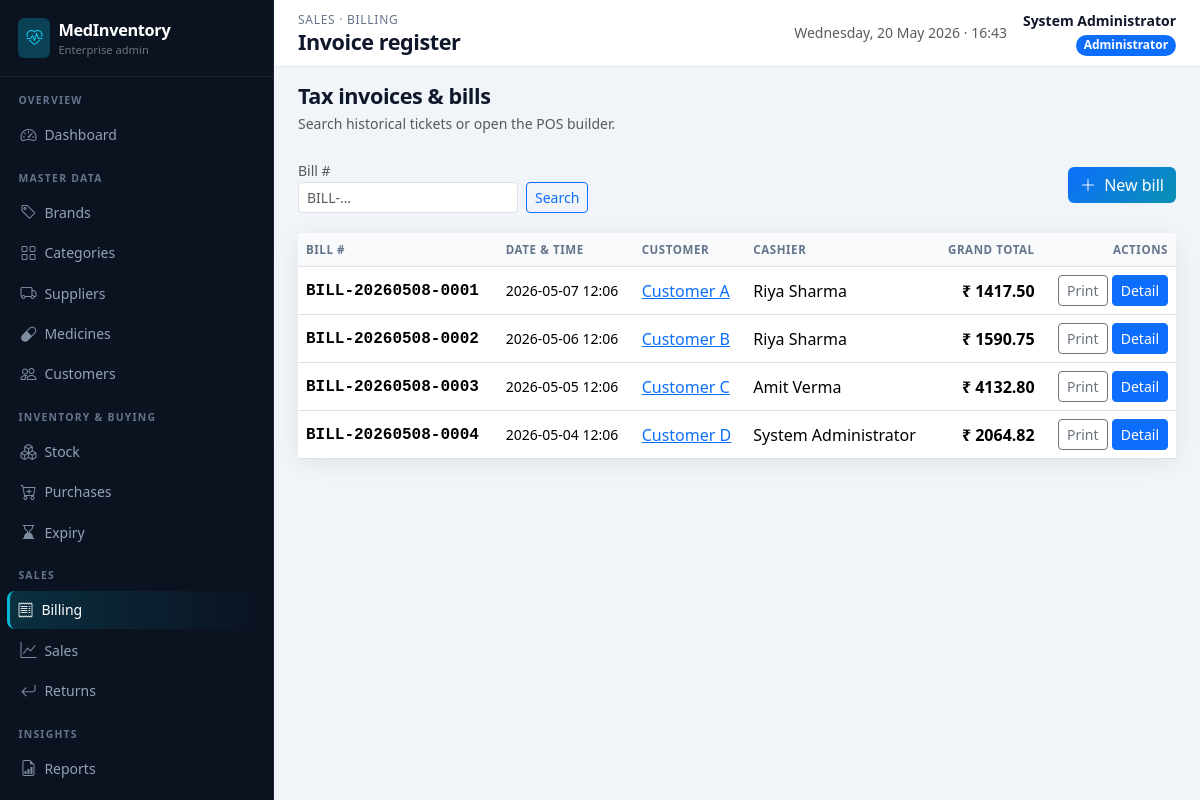
The page /admin/billing (signed in) on the database its author committed.
### app/models.py (models this page shows, shortened)
class User(UserMixin, db.Model):
    __tablename__ = "users"
    id = db.Column(db.Integer, primary_key=True)
    username = db.Column(db.String(80), unique=True, nullable=False, index=True)
    password_hash = db.Column(db.String(256), nullable=False)
    full_name = db.Column(db.String(120), nullable=False)
    email = db.Column(db.String(120))
    phone = db.Column(db.String(32))
    role = db.Column(db.String(20), nullable=False, default="staff")  # admin | staff
    is_active = db.Column(db.Boolean, default=True)
    created_at = db.Column(db.DateTime, default=datetime.utcnow)
    bills = db.relationship("Bill", backref="staff", lazy="dynamic")
    returns = db.relationship("MedicineReturn", backref="staff", lazy="dynamic")

class Bill(db.Model):
    __tablename__ = "bills"
    id = db.Column(db.Integer, primary_key=True)
    bill_number = db.Column(db.String(40), unique=True, nullable=False, index=True)
    customer_id = db.Column(db.Integer, db.ForeignKey("customers.id"), nullable=False)
    staff_id = db.Column(db.Integer, db.ForeignKey("users.id"), nullable=False)
    created_at = db.Column(db.DateTime, default=datetime.utcnow, index=True)
    discount_percent = db.Column(db.Numeric(5, 2), default=Decimal("0"))
    tax_percent = db.Column(db.Numeric(5, 2), default=Decimal("0"))
    subtotal = db.Column(db.Numeric(14, 2), default=Decimal("0"))
    discount_amount = db.Column(db.Numeric(14, 2), default=Decimal("0"))
    tax_amount = db.Column(db.Numeric(14, 2), default=Decimal("0"))
    grand_total = db.Column(db.Numeric(14, 2), default=Decimal("0"))
    notes = db.Column(db.Text)
    items = db.relationship("BillItem", backref="bill", lazy="dynamic", cascade="all, delete-orphan")
    returns = db.relationship("MedicineReturn", backref="bill", lazy="dynamic")

class Customer(db.Model):
    __tablename__ = "customers"
    id = db.Column(db.Integer, primary_key=True)
    name = db.Column(db.String(120), nullable=False, index=True)
    contact_number = db.Column(db.String(32))
    email = db.Column(db.String(120))
    address = db.Column(db.Text)
    created_at = db.Column(db.DateTime, default=datetime.utcnow)
    bills = db.relationship("Bill", backref="customer", lazy="dynamic")

### app/admin_routes.py (the view)
@admin_bp.route("/billing")
@login_required
@admin_required
def billing_list():
    q_bill = (request.args.get("bill") or "").strip()
    page = request.args.get("page", 1, type=int) or 1
    qry = Bill.query
    if q_bill:
        qry = qry.filter(Bill.bill_number.ilike(f"%{q_bill}%"))
    qry = qry.order_by(Bill.created_at.desc())
    pagination = qry.paginate(page=page, per_page=15, error_out=False)
    return render_template(
        "admin/billing_list.html",
        bills=pagination.items,
        pagination=pagination,
        q_bill=q_bill,
    )

### app/utils.py (called while the page is built)
def admin_required(view):
    @wraps(view)
    def wrapped(*args, **kwargs):
        if not current_user.is_authenticated:
            flash("Please log in to continue.", "warning")
            return redirect(url_for("main.login", next=request.url))
        if current_user.role != "admin":
            flash("You do not have permission to access that page.", "danger")
            return redirect(url_for("staff.dashboard"))
        return view(*args, **kwargs)
    return wrapped

### app/templates/admin/billing_list.html (shortened to what this page needs)
{% extends "admin/layout.html" %}
{% from "admin/_macros.html" import page_heading, pagination_nav with context %}
{% block breadcrumb %}Sales · Billing{% endblock %}
{% block page_title %}Invoice register{% endblock %}
{% block content %}
{{ page_heading("Tax invoices & bills", "Search historical tickets or open the POS builder.") }}
<div class="page-action-bar">
  <form class="row g-2 align-items-end" method="get">
    <div class="col-auto"><label class="small text-muted">Bill #</label><input class="form-control form-control-sm" name="bill" value="{{ q_bill }}" placeholder="BILL-…"></div>
    <div class="col-auto"><button type="submit" class="btn btn-sm btn-outline-primary">Search</button>{% if q_bill %}<a href="{{ url_for('admin.billing_list') }}" class="btn btn-sm btn-link">Reset</a>{% endif %}</div>
  </form>
  <a href="{{ url_for('admin.billing_new') }}" class="btn btn-brand"><i class="bi bi-plus-lg me-1"></i> New bill</a>
</div>
<div class="card card-soft">
  <div class="table-responsive">
    <table class="table table-hover align-middle mb-0">
      <thead><tr><th>Bill #</th><th>Date &amp; time</th><th>Customer</th><th>Cashier</th><th class="text-end">Grand total</th><th class="text-end">Actions</th></tr></thead>
      <tbody>
        {% for b in bills %}
        <tr>
          <td class="fw-semibold font-monospace">{{ b.bill_number }}</td>
          <td class="small">{{ b.created_at.strftime('%Y-%m-%d %H:%M') }}</td>
          <td><a href="{{ url_for('admin.customer_detail', cid=b.customer_id) }}">{{ b.customer.name }}</a></td>
          <td>{{ b.staff.full_name }}</td>
          <td class="text-end fw-semibold">₹ {{ '%.2f'|format(b.grand_total|float) }}</td>
          <td class="text-end">
            <a class="btn btn-sm btn-outline-secondary" href="{{ url_for('admin.bill_print', bid=b.id) }}">Print</a>
            <a class="btn btn-sm btn-primary" href="{{ url_for('admin.bill_detail', bid=b.id) }}">Detail</a>
          </td>
        </tr>
        {% else %}
        <tr><td colspan="6"><div class="empty-state">No bills match.</div></td></tr>
        {% endfor %}
      </tbody>
    </table>
  </div>
</div>
{% endblock %}

### app/templates/admin/layout.html (shortened to what this page needs)
{% extends "base.html" %}
{% block body %}
<div class="admin-shell d-flex">
  <aside class="sidebar-admin no-print d-none d-lg-block">
    <div class="brand-block">
      <div class="d-flex align-items-center gap-2 text-white">
        <span class="rounded-2 bg-info bg-opacity-25 d-flex p-2"><i class="bi bi-heart-pulse text-info"></i></span>
        <div>
          <div class="product-name fw-bold">MedInventory</div>
          <div class="small text-secondary" style="font-size:0.7rem;">Enterprise admin</div>
        </div>
      </div>
    </div>
    <nav class="nav flex-column pb-4">
      <div class="nav-section-label">Overview</div>
      <a class="nav-link {% if request.endpoint == 'admin.dashboard' %}active{% endif %}" href="{{ url_for('admin.dashboard') }}"><i class="bi bi-speedometer2"></i> Dashboard</a>
      <div class="nav-section-label">Master data</div>
      <a class="nav-link {% if request.endpoint in ['admin.brands','admin.brand_detail','admin.brand_new','admin.brand_edit'] %}active{% endif %}" href="{{ url_for('admin.brands') }}"><i class="bi bi-tag"></i> Brands</a>
      <a class="nav-link " href="{{ url_for('admin.categories') }}"><i class="bi bi-grid"></i> Categories</a>
      <a class="nav-link {% if request.endpoint in ['admin.suppliers','admin.supplier_detail','admin.supplier_new','admin.supplier_edit'] %}active{% endif %}" href="{{ url_for('admin.suppliers') }}"><i class="bi bi-truck"></i> Suppliers</a>
      <a class="nav-link " href="{{ url_for('admin.medicines') }}"><i class="bi bi-capsule"></i> Medicines</a>
      <a class="nav-link " href="{{ url_for('admin.customers') }}"><i class="bi bi-people"></i> Customers</a>
      <div class="nav-section-label">Inventory &amp; buying</div>
      <a class="nav-link {% if 'stock' in (request.endpoint or '') %}active{% endif %}" href="{{ url_for('admin.stock_index') }}"><i class="bi bi-boxes"></i> Stock</a>
      <a class="nav-link " href="{{ url_for('admin.purchases') }}"><i class="bi bi-cart-plus"></i> Purchases</a>
      <a class="nav-link {% if request.endpoint == 'admin.expiry_index' %}active{% endif %}" href="{{ url_for('admin.expiry_index') }}"><i class="bi bi-hourglass-bottom"></i> Expiry</a>
      <div class="nav-section-label">Sales</div>
      <a class="nav-link {% if 'billing' in (request.endpoint or '') %}active{% endif %}" href="{{ url_for('admin.billing_list') }}"><i class="bi bi-receipt"></i> Billing</a>
      <a class="nav-link {% if request.endpoint in ['admin.sales','admin.sales_medicine_wise','admin.sales_daily','admin.sales_monthly'] %}active{% endif %}" href="{{ url_for('admin.sales') }}"><i class="bi bi-graph-up"></i> Sales</a>
      <a class="nav-link {% if 'returns' in (request.endpoint or '') %}active{% endif %}" href="{{ url_for('admin.returns_list') }}"><i class="bi bi-arrow-return-left"></i> Returns</a>
      <div class="nav-section-label">Insights</div>
      <a class="nav-link" href="{{ url_for('admin.reports', name='stock') }}"><i class="bi bi-file-earmark-bar-graph"></i> Reports</a>
      <a class="nav-link {% if request.endpoint == 'admin.analytics' %}active{% endif %}" href="{{ url_for('admin.analytics') }}"> Analytics</a>
    </nav>
  </aside>
  <div class="main-with-sidebar flex-grow-1">
    <header class="topbar d-flex flex-wrap justify-content-between align-items-center gap-2 no-print">
      <div class="d-flex align-items-center gap-2">
        <div>
          <div class="admin-breadcrumb">{% block breadcrumb %}Administration{% endblock %}</div>
          <h1 class="admin-page-title mb-0">{% block page_title %}Console{% endblock %}</h1>
        </div>
      </div>
      <div class="d-flex align-items-center gap-3 text-end">
        <div class="d-none d-md-block small text-muted">{{ moment or '' }}</div>
        <div>
          <div class="fw-semibold small">{{ current_user.full_name }}</div>
          <span class="badge text-bg-primary rounded-pill">Administrator</span>
        </div>
      </div>
    </header>
    <main class="p-4 pt-3">
      {% block content %}{% endblock %}
    </main>
  </div>
</div>
{% endblock %}

### app/static/css/app.css (style rules this page uses)
:root { --mi-primary: #0d6efd; --mi-sidebar: #0b1220; --mi-sidebar-border: rgba(148, 163, 184, 0.12); --mi-sidebar-hover: #151f32; --mi-accent: #06b6d4; --mi-card-shadow: 0 4px 24px rgba(15, 23, 42, 0.08); --mi-topbar-h: 64px; }
body { font-family: "Segoe UI", system-ui, -apple-system, Roboto, "Helvetica Neue", sans-serif; background: #f1f5f9; color: #0f172a; }
.card-soft { border: none; box-shadow: var(--mi-card-shadow); border-radius: 12px; background: #fff; }
.sidebar-admin { min-height: 100vh; background: var(--mi-sidebar); color: #e2e8f0; width: 274px; position: fixed; left: 0; top: 0; z-index: 1040; padding: 0; overflow-y: auto; border-right: 1px solid var(--mi-sidebar-border); }
.sidebar-admin .brand-block { padding: 1.1rem 1.15rem; border-bottom: 1px solid var(--mi-sidebar-border); }
.sidebar-admin .brand-block .product-name { font-size: 1.02rem; letter-spacing: -0.02em; }
.sidebar-admin .nav-section-label { font-size: 0.65rem; text-transform: uppercase; letter-spacing: 0.12em; color: #64748b; padding: 1rem 1.15rem 0.35rem; font-weight: 600; }
.sidebar-admin a.nav-link { color: #94a3b8; border-radius: 8px; margin: 1px 10px; padding: 0.45rem 0.65rem; font-size: 0.875rem; display: flex; align-items: center; gap: 0.5rem; }
.sidebar-admin a.nav-link i { font-size: 1rem; opacity: 0.85; }
.sidebar-admin a.nav-link.active { background: linear-gradient(90deg, rgba(6, 182, 212, 0.18), transparent); color: #fff; border-left: 3px solid var(--mi-accent); margin-left: 7px; padding-left: calc(0.65rem - 3px); }
.main-with-sidebar { margin-left: 274px; min-height: 100vh; }
.admin-shell { min-height: 100vh; }
.topbar { background: #fff; border-bottom: 1px solid #e2e8f0; min-height: var(--mi-topbar-h); padding: 0.65rem 1.5rem; position: sticky; top: 0; z-index: 1020; }
.admin-page-title { font-size: 1.35rem; font-weight: 700; letter-spacing: -0.02em; color: #0f172a; }
.admin-breadcrumb { font-size: 0.75rem; color: #64748b; text-transform: uppercase; letter-spacing: 0.06em; }
.table thead th { font-size: 0.72rem; text-transform: uppercase; letter-spacing: 0.05em; color: #64748b; font-weight: 600; border-bottom-width: 1px; background: #f8fafc; white-space: nowrap; }
.table tbody td { vertical-align: middle; }
.btn-brand { background: linear-gradient(135deg, #0d6efd, #0891b2); border: none; color: #fff; }
.page-action-bar { display: flex; flex-wrap: wrap; gap: 0.5rem; align-items: center; justify-content: space-between; margin-bottom: 1.25rem; }

### rows shown on the page
User: full_name "System Administrator"
Bill: bill_number "BILL-20260508-0001", created_at "2026-05-07 12:06", customer.name "Customer A", staff.full_name "Riya Sharma", grand_total "1417.50"
Bill: bill_number "BILL-20260508-0002", created_at "2026-05-06 12:06", customer.name "Customer B", staff.full_name "Riya Sharma", grand_total "1590.75"
Bill: bill_number "BILL-20260508-0003", created_at "2026-05-05 12:06", customer.name "Customer C", staff.full_name "Amit Verma", grand_total "4132.80"
Bill: bill_number "BILL-20260508-0004", created_at "2026-05-04 12:06", customer.name "Customer D", staff.full_name "System Administrator", grand_total "2064.82"

### other values the page prints
{{ title }} "Tax invoices & bills"
{{ subtitle }} "Search historical tickets or open the POS builder."
